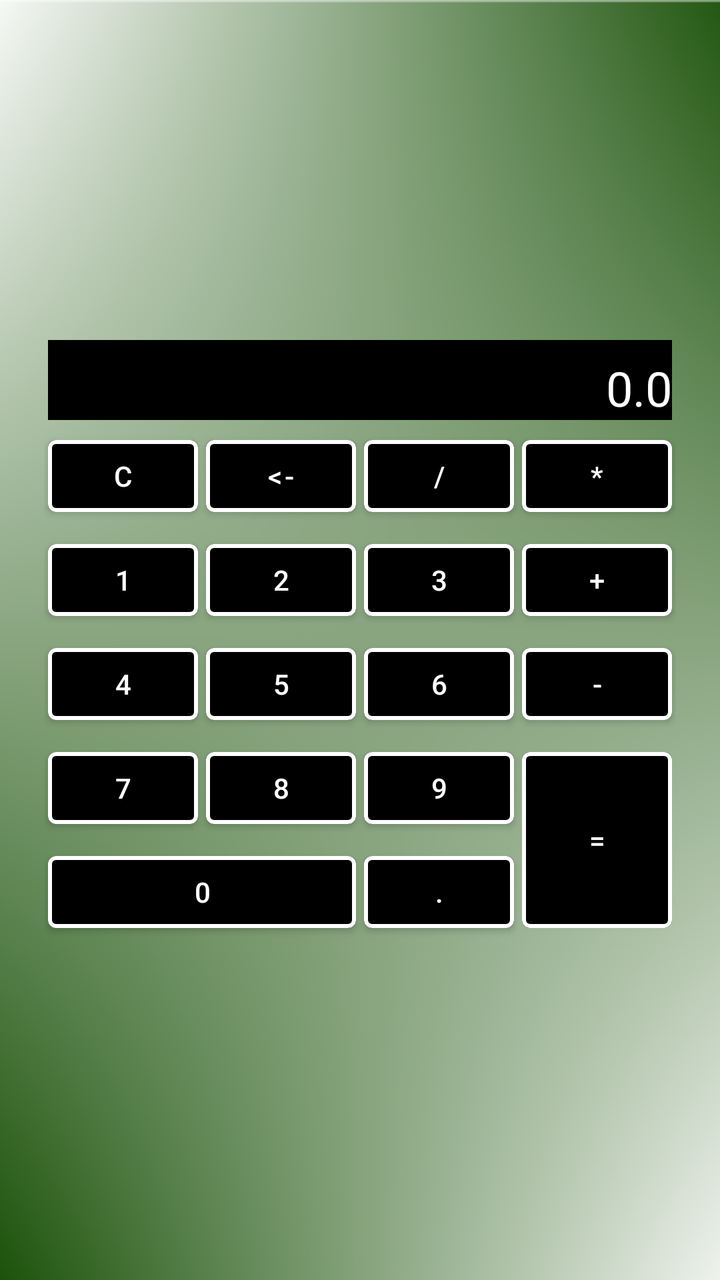
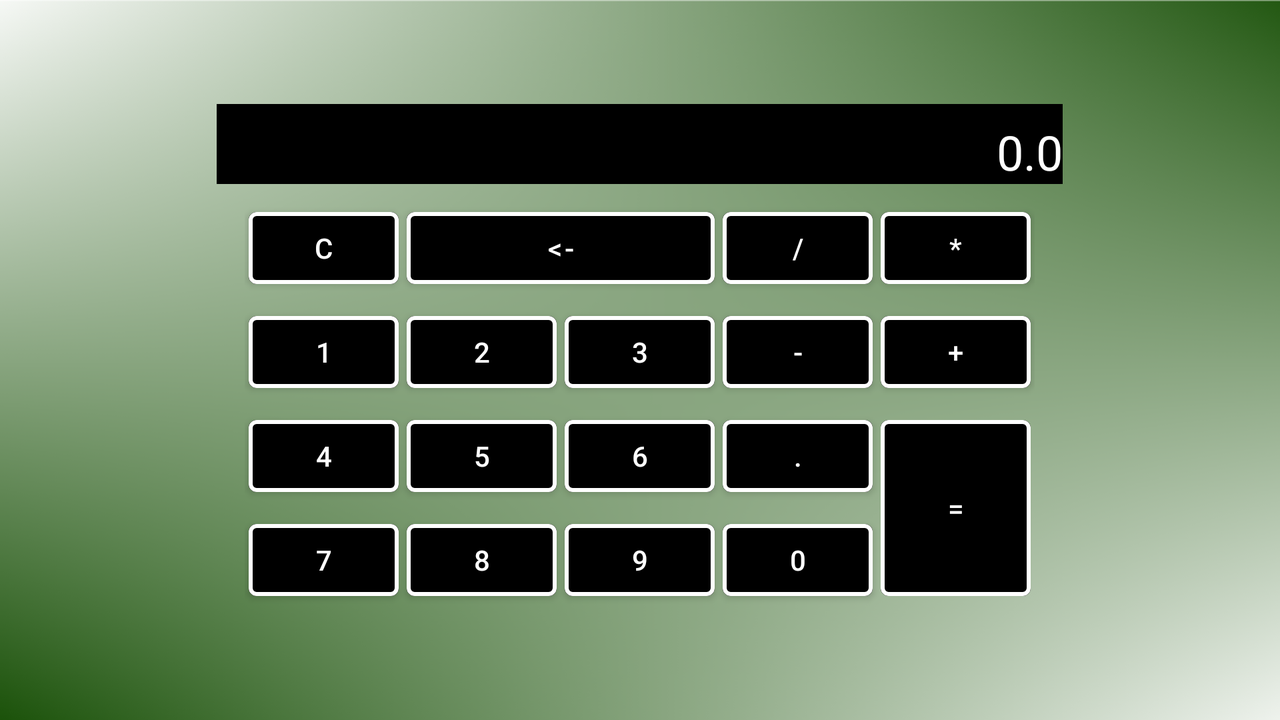

First picture: res/layout/ on a phone held upright. Second picture: the repository's own variant of that layout, on a device whose configuration matches the variant's folder. Source for both follows.
<!-- AndroidManifest.xml: application theme Theme.Android_Home_Work_Calculator -->
<!-- res/layout/activity_main_calc.xml -->
<?xml version="1.0" encoding="utf-8"?>
<FrameLayout xmlns:android="http://schemas.android.com/apk/res/android"
        android:layout_width="match_parent"
    android:layout_height="match_parent">


    <ImageView
        android:layout_width="match_parent"
        android:layout_height="match_parent"
        android:background="@drawable/background" />

    <LinearLayout
        android:layout_width="wrap_content"
        android:layout_height="wrap_content"
        android:layout_gravity="center"
        android:orientation="vertical">

        <TextView
            android:id="@+id/num_view"
            style="@style/TextStyle"
            android:gravity="end|bottom" />

        <GridLayout
            android:layout_width="wrap_content"
            android:layout_height="wrap_content"
            android:columnCount="@dimen/column_count_vert">

            <Button
                android:id="@+id/key_clear"
                style="@style/ButtonStyle"
                android:text="@string/key_clear" />

            <Button
                android:id="@+id/key_delete"
                style="@style/ButtonStyle"
                android:text="@string/key_delete" />

            <Button
                android:id="@+id/key_div"
                style="@style/ButtonStyle"
                android:text="@string/key_div" />

            <Button
                android:id="@+id/key_mult"
                style="@style/ButtonStyle"
                android:text="@string/key_mult" />

            <Button
                android:id="@+id/key_1"
                style="@style/ButtonStyle"
                android:text="@string/key_1" />

            <Button
                android:id="@+id/key_2"
                style="@style/ButtonStyle"
                android:text="@string/key_2" />

            <Button
                android:id="@+id/key_3"
                style="@style/ButtonStyle"
                android:text="@string/key_3" />

            <Button
                android:id="@+id/key_add"
                style="@style/ButtonStyle"
                android:text="@string/key_add" />

            <Button
                android:id="@+id/key_4"
                style="@style/ButtonStyle"
                android:text="@string/key_4" />

            <Button
                android:id="@+id/key_5"
                style="@style/ButtonStyle"
                android:text="@string/key_5" />

            <Button
                android:id="@+id/key_6"
                style="@style/ButtonStyle"
                android:text="@string/key_6" />

            <Button
                android:id="@+id/key_sub"
                style="@style/ButtonStyle"
                android:text="@string/key_sub" />

            <Button
                android:id="@+id/key_7"
                style="@style/ButtonStyle"
                android:text="@string/key_7" />

            <Button
                android:id="@+id/key_8"
                style="@style/ButtonStyle"
                android:text="@string/key_8" />

            <Button
                android:id="@+id/key_9"
                style="@style/ButtonStyle"
                android:text="@string/key_9" />

            <Button
                android:id="@+id/key_result"
                style="@style/ButtonStyle"
                android:layout_rowSpan="@dimen/double_row_span"
                android:layout_gravity="fill_vertical"
                android:text="@string/key_result" />

            <Button
                android:id="@+id/key_0"
                style="@style/ButtonStyle"
                android:layout_columnSpan="@dimen/double_column_span"
                android:layout_gravity="fill_horizontal"
                android:text="@string/key_0" />

            <Button
                android:id="@+id/key_dot"
                style="@style/ButtonStyle"
                android:text="@string/key_dot" />


        </GridLayout>
    </LinearLayout>
</FrameLayout>
<!-- resources referenced by this layout -->
<resources>
  <dimen name="column_count_vert">4</dimen>
  <dimen name="double_column_span">2</dimen>
  <dimen name="double_row_span">2</dimen>
  <!-- drawable background: png bitmap (drawable, 89451 bytes) -->
  <string name="key_0">0</string>
  <string name="key_1">1</string>
  <string name="key_2">2</string>
  <string name="key_3">3</string>
  <string name="key_4">4</string>
  <string name="key_5">5</string>
  <string name="key_6">6</string>
  <string name="key_7">7</string>
  <string name="key_8">8</string>
  <string name="key_9">9</string>
  <string name="key_add">+</string>
  <string name="key_clear">C</string>
  <string name="key_delete">&lt;-</string>
  <string name="key_div">/</string>
  <string name="key_dot">.</string>
  <string name="key_mult">*</string>
  <string name="key_result">=</string>
  <string name="key_sub">-</string>
  <style name="ButtonStyle" parent="Widget.MaterialComponents.Button">
          <item name="android:layout_width">@dimen/width_button</item>
          <item name="android:layout_height">wrap_content</item>
          <item name="android:layout_margin">@dimen/button_margin</item>
          <item name="android:textColor">@color/white</item>
          <item name="android:backgroundTint">@color/black</item>
          <item name="strokeWidth">@dimen/strokeWidth</item>
          <item name="strokeColor">@color/white</item>
  
      </style>
  <style name="TextStyle" parent="Widget.MaterialComponents.TextView">
          <item name="android:layout_width">match_parent</item>
          <item name="android:layout_height">@dimen/text_height</item>
          <item name="android:layout_margin">@dimen/button_margin</item>
          <item name="android:textColor">@color/white</item>
          <item name="android:background">@color/black</item>
          <item name="strokeWidth">@dimen/strokeWidth</item>
          <item name="strokeColor">@color/white</item>
          <item name="android:hint">"0.0</item>
          <item name="android:textSize">@dimen/text_size</item>
          <item name="android:textColorHint">@color/gray</item>
      </style>
  <style name="Theme.Android_Home_Work_Calculator" parent="Theme.MaterialComponents.DayNight.DarkActionBar">
          
          <item name="colorPrimary">@color/purple_500</item>
          <item name="colorPrimaryVariant">@color/purple_700</item>
          <item name="colorOnPrimary">@color/white</item>
          
          <item name="colorSecondary">@color/teal_200</item>
          <item name="colorSecondaryVariant">@color/teal_700</item>
          <item name="colorOnSecondary">@color/black</item>
          
          <item name="android:statusBarColor" tools:targetApi="l">?attr/colorPrimaryVariant</item>
          
      </style>
  <dimen name="width_button">75dp</dimen>
  <dimen name="button_margin">2dp</dimen>
  <dimen name="strokeWidth">2dp</dimen>
  <dimen name="text_height">40dp</dimen>
  <dimen name="text_size">24sp</dimen>
</resources>
<!-- res/layout-land/activity_main_calc.xml (the repository's variant of the layout above) -->
<!-- drawn on the phone turned sideways -->
<?xml version="1.0" encoding="utf-8"?>
<FrameLayout xmlns:android="http://schemas.android.com/apk/res/android"
    android:layout_width="match_parent"
    android:layout_height="match_parent">


    <androidx.appcompat.widget.AppCompatImageView
        android:layout_width="match_parent"
        android:layout_height="match_parent"
        android:background="@drawable/background" />

    <LinearLayout
        android:layout_width="wrap_content"
        android:layout_height="wrap_content"
        android:layout_gravity="center"
        android:layout_margin="@dimen/button_margin"
        android:orientation="vertical">

        <TextView
            android:id="@+id/num_view"
            style="@style/TextStyle"
            android:gravity="end|bottom" />

        <GridLayout
            android:layout_width="wrap_content"
            android:layout_height="wrap_content"
            android:columnCount="5"
            android:theme="@style/ButtonStyle">

            <com.google.android.material.button.MaterialButton
                android:id="@+id/key_clear"
                android:text="@string/key_clear" />

            <com.google.android.material.button.MaterialButton
                android:id="@+id/key_delete"
                android:layout_columnSpan="2"
                android:layout_gravity="fill_horizontal"
                android:text="@string/key_delete" />

            <com.google.android.material.button.MaterialButton
                android:id="@+id/key_div"
                android:text="@string/key_div" />

            <com.google.android.material.button.MaterialButton
                android:id="@+id/key_mult"
                android:text="@string/key_mult" />

            <com.google.android.material.button.MaterialButton
                android:id="@+id/key_1"
                android:text="@string/key_1" />

            <com.google.android.material.button.MaterialButton
                android:id="@+id/key_2"
                android:text="@string/key_2" />

            <com.google.android.material.button.MaterialButton
                android:id="@+id/key_3"
                android:text="@string/key_3" />

            <com.google.android.material.button.MaterialButton
                android:id="@+id/key_sub"
                android:text="@string/key_sub" />


            <com.google.android.material.button.MaterialButton
                android:id="@+id/key_add"
                  android:text="@string/key_add" />

            <com.google.android.material.button.MaterialButton
                android:id="@+id/key_4"
                android:text="@string/key_4" />

            <com.google.android.material.button.MaterialButton
                android:id="@+id/key_5"
                 android:text="@string/key_5" />

            <com.google.android.material.button.MaterialButton
                android:id="@+id/key_6"
                android:text="@string/key_6" />

            <com.google.android.material.button.MaterialButton
                android:id="@+id/key_dot"
                android:text="@string/key_dot" />

            <com.google.android.material.button.MaterialButton
                android:id="@+id/key_result"
                android:layout_rowSpan="2"
                android:layout_gravity="fill_vertical"
               android:text="@string/key_result" />


            <com.google.android.material.button.MaterialButton
                android:id="@+id/key_7"
                android:text="@string/key_7" />

            <com.google.android.material.button.MaterialButton
                android:id="@+id/key_8"
                android:text="@string/key_8" />

            <com.google.android.material.button.MaterialButton
                android:id="@+id/key_9"
                android:text="@string/key_9" />

            <com.google.android.material.button.MaterialButton
                android:id="@+id/key_0"
                android:text="@string/key_0" />


        </GridLayout>
    </LinearLayout>
</FrameLayout>
<!-- resources referenced by the variant -->
<!-- as the phone turned sideways resolves them -->
<resources>
  <dimen name="button_margin">2dp</dimen>
  <!-- drawable background: png bitmap (drawable, 89451 bytes) -->
  <string name="key_0">0</string>
  <string name="key_1">1</string>
  <string name="key_2">2</string>
  <string name="key_3">3</string>
  <string name="key_4">4</string>
  <string name="key_5">5</string>
  <string name="key_6">6</string>
  <string name="key_7">7</string>
  <string name="key_8">8</string>
  <string name="key_9">9</string>
  <string name="key_add">+</string>
  <string name="key_clear">C</string>
  <string name="key_delete">&lt;-</string>
  <string name="key_div">/</string>
  <string name="key_dot">.</string>
  <string name="key_mult">*</string>
  <string name="key_result">=</string>
  <string name="key_sub">-</string>
  <style name="ButtonStyle" parent="Widget.MaterialComponents.Button">
          <item name="android:layout_width">@dimen/width_button</item>
          <item name="android:layout_height">wrap_content</item>
          <item name="android:layout_margin">@dimen/button_margin</item>
          <item name="android:textColor">@color/white</item>
          <item name="android:backgroundTint">@color/black</item>
          <item name="strokeWidth">@dimen/strokeWidth</item>
          <item name="strokeColor">@color/white</item>
  
      </style>
  <style name="TextStyle" parent="Widget.MaterialComponents.TextView">
          <item name="android:layout_width">match_parent</item>
          <item name="android:layout_height">@dimen/text_height</item>
          <item name="android:layout_margin">@dimen/button_margin</item>
          <item name="android:textColor">@color/white</item>
          <item name="android:background">@color/black</item>
          <item name="strokeWidth">@dimen/strokeWidth</item>
          <item name="strokeColor">@color/white</item>
          <item name="android:hint">"0.0</item>
          <item name="android:textSize">@dimen/text_size</item>
          <item name="android:textColorHint">@color/gray</item>
      </style>
  <style name="Theme.Android_Home_Work_Calculator" parent="Theme.MaterialComponents.DayNight.DarkActionBar">
          
          <item name="colorPrimary">@color/purple_500</item>
          <item name="colorPrimaryVariant">@color/purple_700</item>
          <item name="colorOnPrimary">@color/white</item>
          
          <item name="colorSecondary">@color/teal_200</item>
          <item name="colorSecondaryVariant">@color/teal_700</item>
          <item name="colorOnSecondary">@color/black</item>
          
          <item name="android:statusBarColor" tools:targetApi="l">?attr/colorPrimaryVariant</item>
          
      </style>
  <dimen name="width_button">75dp</dimen>
  <dimen name="strokeWidth">2dp</dimen>
  <dimen name="text_height">40dp</dimen>
  <dimen name="text_size">24sp</dimen>
</resources>
